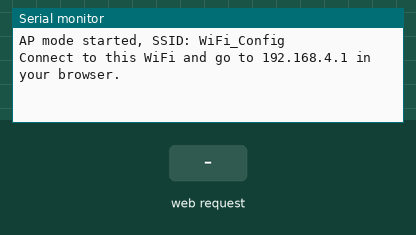
The sketch below on a simulated Arduino Uno R4 WiFi. On the bench: the last lines printed to the serial monitor. The inputs (shaded band) are chosen by the test bench. WiFi joins after 1.5 s; servers stay silent unless stated.

Above: at 1.2 s.
1.3 s: HTTP request GET /config?ssid= received
At 2.5 s:
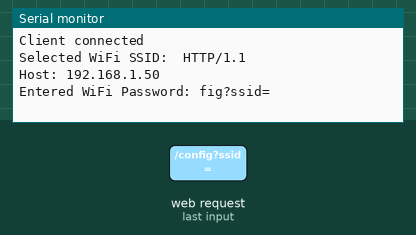
At 4.4 s:
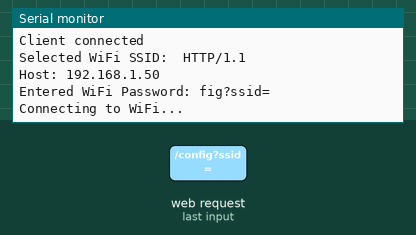

The sketch:

wifi_config.ino
```cpp
#include <WiFiS3.h>

WiFiServer server(80);
//AP
const char *apSSID = "WiFi_Config";
const char *apPassword = "";

void setup() {
    Serial.begin(115200);
    WiFi.beginAP(apSSID, apPassword);
    Serial.println("AP mode started, SSID: " + String(apSSID));
    Serial.println("Connect to this WiFi and go to 192.168.4.1 in your browser.");
    server.begin();
}

void loop() {
    WiFiClient client = server.available();
    if (client) {
        Serial.println("Client connected");
        String request = "";
        while (client.available()) {
            char c = client.read();
            request += c;
        }

        if (request.indexOf("GET / ") >= 0) {
            sendWiFiForm(client);
        } else if (request.indexOf("GET /config?ssid=") >= 0) {
            handleWiFiConfig(client, request);
        }

        client.stop();
    }
}

String getWiFiList() {
    String wifiOptions = "";
    int numNetworks = WiFi.scanNetworks();
    String seenSSIDs[numNetworks];
    int seenCount = 0;

    for (int i = 0; i < numNetworks; i++) {
        String ssid = WiFi.SSID(i);
        //remove the same name wifi(adviod the ap route)
        bool isDuplicate = false;

        for (int j = 0; j < seenCount; j++) {
            if (seenSSIDs[j] == ssid) {
                isDuplicate = true;
                break;
            }
        }

        if (!isDuplicate && ssid.length() > 0) {
            seenSSIDs[seenCount++] = ssid;
            wifiOptions += "<option value='" + ssid + "'>" + ssid + "</option>";
        }
    }
    return wifiOptions;
}

void sendWiFiForm(WiFiClient &client) {
    String wifiOptions = getWiFiList();
    client.println("HTTP/1.1 200 OK");
    client.println("Content-Type: text/html");
    client.println();
    client.println("<html><head><meta charset='utf-8'><title>WiFi Setup</title></head><body>");
    client.println("<h1>WiFi Configuration</h1>");
    client.println("<form action='/config' method='GET'>");
    client.println("Select WiFi Network: <select name='ssid'>" + wifiOptions + "</select><br>");
    client.println("WiFi Password: <input type='text' name='password'><br>");
    client.println("<input type='submit' value='Connect WiFi'>");
    client.println("</form>");
    client.println("</body></html>");
}

//select the wifi and blank the password
void handleWiFiConfig(WiFiClient &client, String request) {
    int ssidStart = request.indexOf("ssid=") + 5;
    int ssidEnd = request.indexOf("&", ssidStart);
    String ssid = request.substring(ssidStart, ssidEnd);

    int passStart = request.indexOf("password=") + 9;
    int passEnd = request.indexOf(" ", passStart);
    String password = request.substring(passStart, passEnd);

    Serial.println("Selected WiFi SSID: " + ssid);
    Serial.println("Entered WiFi Password: " + password);
    client.println("HTTP/1.1 200 OK");
    client.println("Content-Type: text/html");
    client.println();
    client.println("<html><head><meta charset='utf-8'><title>WiFi Setup</title></head><body>");
    client.println("<h1>WiFi Setup Successful!</h1>");
    client.println("<p>Connecting to: " + ssid + "</p>");
    client.println("</body></html>");

    delay(1000);
    WiFi.end();
    WiFi.begin(ssid.c_str(), password.c_str());

    Serial.println("Connecting to WiFi...");
    delay(5000);

    if (WiFi.status() == WL_CONNECTED) {
        Serial.println("WiFi Connected!");
        Serial.print("IP Address: ");
        Serial.println(WiFi.localIP());
    } else {
        Serial.println("WiFi Connection Failed! Please try again.");
    }
}
```

Measured:
- after the input at 1.3 s, the serial monitor: prints a new line at once (image 1)
